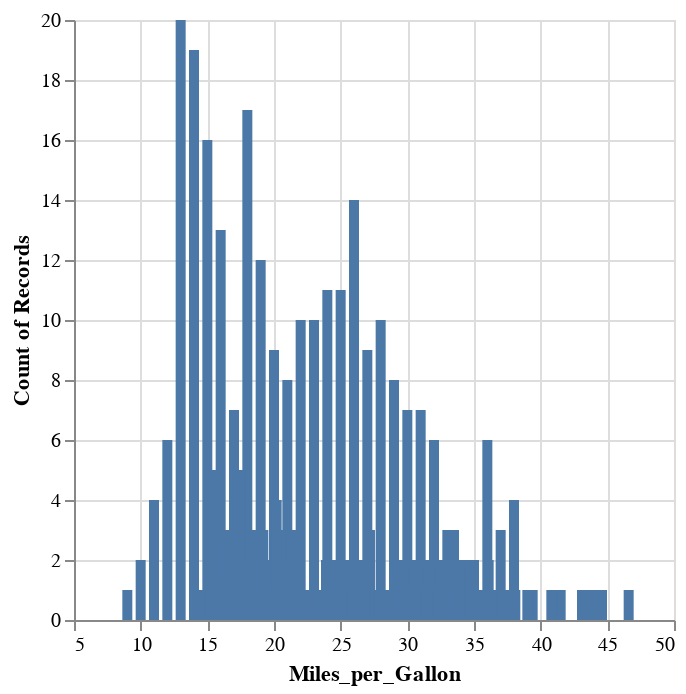

The cell this chart's notebook holds for it:
### Code cell
# Adding the parentheses fixes the error, but we realize this is not what we want because of binning

chart = alt.Chart(source).mark_bar().encode(
    x='Miles_per_Gallon:Q',
    y='count()',
)
chart

### Figure 1 — Vega-Lite specification as saved in the notebook (floating-point values rounded to 4 significant figures; data arrays with more than 128 entries replaced by an {"elided": "..."} marker saying what was removed)
{"config": {"view": {"continuousWidth": 300, "continuousHeight": 300}}, "data": {"name": "data-f02450ab61490a1363517a0190416235"}, "mark": {"type": "bar"}, "encoding": {"x": {"field": "Miles_per_Gallon", "type": "quantitative"}, "y": {"aggregate": "count", "type": "quantitative"}}, "$schema": "https://vega.github.io/schema/vega-lite/v5.8.0.json", "datasets": {"data-f02450ab61490a1363517a0190416235": {"elided": "406 records"}}}
